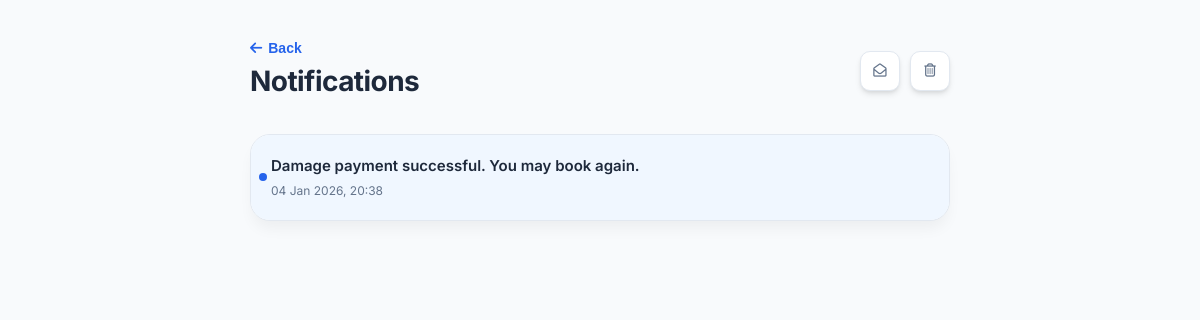
The app's page /notifications/ (signed in), older data.
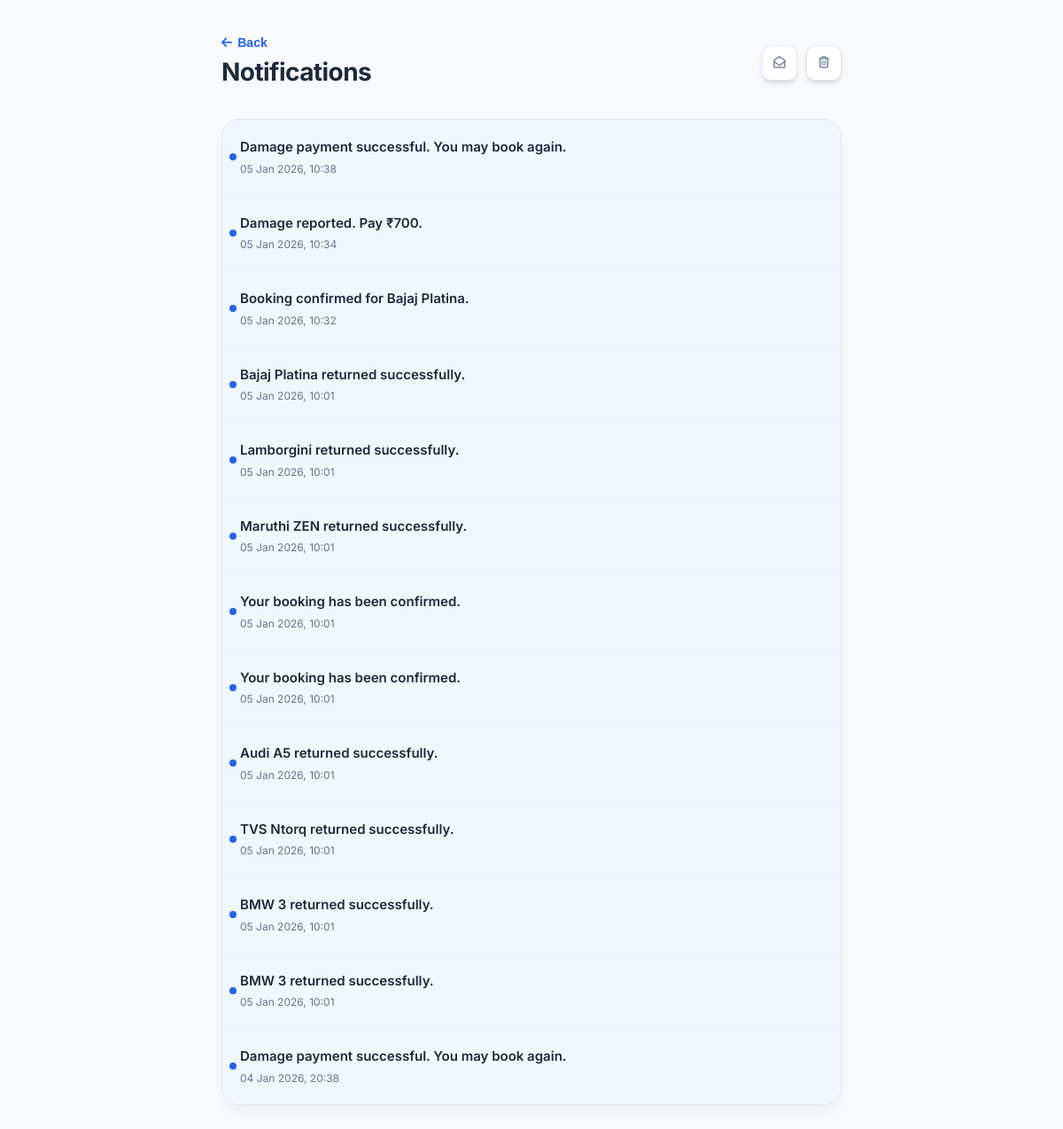
The same page, newer data.
### wheelzy_app/models.py (models this page shows, shortened)
class Notification(models.Model):
    user = models.ForeignKey(User, on_delete=models.CASCADE,related_name="notifications")
    message = models.TextField()
    is_read = models.BooleanField(default=False)
    created_at = models.DateTimeField(auto_now_add=True)

### wheelzy_app/views.py (the view)
# urls.py: path("notifications/", views.notifications_view, name="notifications"),
@login_required
def notifications_view(request):
    notifications = Notification.objects.filter(
        user=request.user
    ).order_by("-created_at")
    return render(request, "notifications.html", {
        "notifications": notifications
    })

### wheelzy_app/templates/notifications.html (shortened to what this page needs)
<!DOCTYPE html>
<html lang="en">
<head>
    <link rel="stylesheet" href="https://cdnjs.cloudflare.com/ajax/libs/font-awesome/6.5.1/css/all.min.css" />
</head>
<body>
<div class="container">
    <div class="page-header">
        <div class="header-left">
            <button class="back-btn" onclick="history.back()">
                <i class="fa-solid fa-arrow-left"></i> Back
            </button>
            <h2>Notifications</h2>
        </div>
        <div class="actions">
            <button class="action-btn" title="Mark all as read" onclick="confirmMarkAllRead()">
                <i class="fa-regular fa-envelope-open"></i>
            </button>
            <button class="action-btn clear-read" title="Clear read" onclick="confirmClearRead()">
                <i class="fa-regular fa-trash-can"></i>
            </button>
        </div>
    </div>
    <div class="notification-card-wrapper">
        <div class="notification-list">
            {% for note in notifications %}
            <div class="note {% if not note.is_read %}unread{% endif %}"
                 data-id="{{ note.id }}"
                 data-message="{{ note.message|escapejs }}"
                 data-time="{{ note.created_at|date:'d M Y, H:i' }}"
                 onclick="openModal(this)">
                <div class="note-content">{{ note.message|truncatechars:85 }}</div>
                <div class="note-time">{{ note.created_at|date:"d M Y, H:i" }}</div>
            </div>
            {% empty %}
            <div class="empty-state">
                <i class="fa-regular fa-bell-slash"></i>
                <p>You're all caught up! No notifications here.</p>
            </div>
            {% endfor %}
        </div>
    </div>
</div>
</body>
</html>

Row changes from the older to the newer data that the page shows:
added Notification: message "Damage payment successful. You may book again.", created_at "05 Jan 2026, 10:38"
added Notification: message "Damage reported. Pay ₹700.", created_at "05 Jan 2026, 10:34"
added Notification: message "Booking confirmed for Bajaj Platina.", created_at "05 Jan 2026, 10:32"
added Notification: message "Bajaj Platina returned successfully.", created_at "05 Jan 2026, 10:01"
added Notification: message "Lamborgini returned successfully.", created_at "05 Jan 2026, 10:01"
added Notification: message "Maruthi ZEN returned successfully.", created_at "05 Jan 2026, 10:01"
added Notification: message "Your booking has been confirmed.", created_at "05 Jan 2026, 10:01"
added Notification: message "Your booking has been confirmed.", created_at "05 Jan 2026, 10:01"
added Notification: message "Audi A5 returned successfully.", created_at "05 Jan 2026, 10:01"
added Notification: message "TVS Ntorq returned successfully.", created_at "05 Jan 2026, 10:01"
added Notification: message "BMW 3 returned successfully.", created_at "05 Jan 2026, 10:01"
added Notification: message "BMW 3 returned successfully.", created_at "05 Jan 2026, 10:01"
